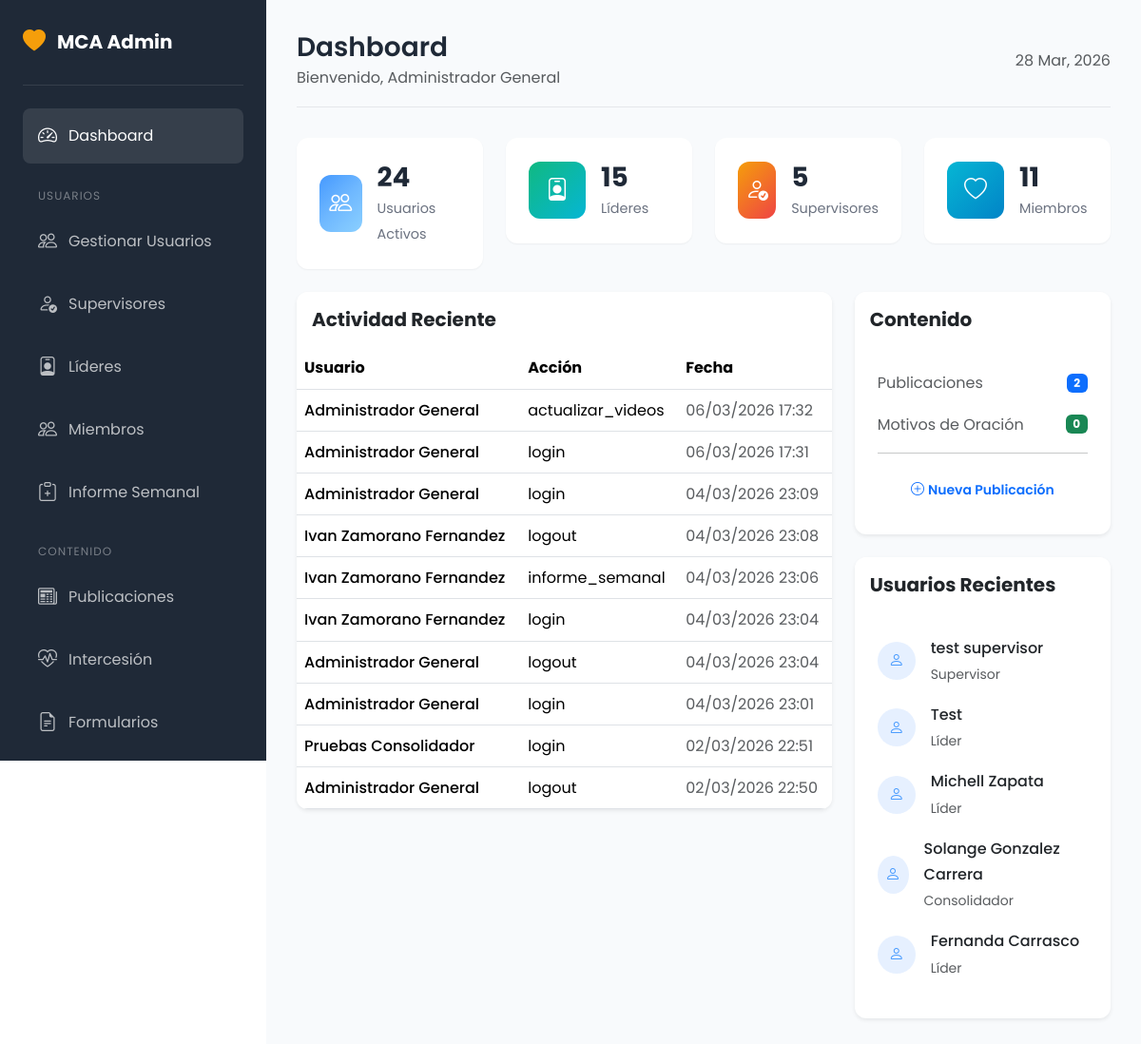
The page /MCA/admin/ (signed in) on the database its author committed.
### tables this page shows
CREATE TABLE `users` (
  `id` int(11) NOT NULL,
  `username` varchar(50) NOT NULL,
  `email` varchar(100) NOT NULL,
  `password` varchar(255) NOT NULL,
  `full_name` varchar(100) NOT NULL,
  `phone` varchar(20) DEFAULT NULL,
  `role` enum('admin','supervisor','lider','consolidador','admin_jovenes','admin_mujeres','admin_varones','admin_juveniles','admin_niños','admin_intercesion','user') NOT NULL DEFAULT 'user',
  `is_active` tinyint(1) NOT NULL DEFAULT 1,
  `created_at` timestamp NOT NULL DEFAULT current_timestamp(),
  `updated_at` timestamp NOT NULL DEFAULT current_timestamp() ON UPDATE current_timestamp()
);

CREATE TABLE `actividad_log` (
  `id` int(11) NOT NULL,
  `user_id` int(11) DEFAULT NULL,
  `accion` varchar(100) NOT NULL,
  `descripcion` text DEFAULT NULL,
  `ip_address` varchar(45) DEFAULT NULL,
  `created_at` timestamp NOT NULL DEFAULT current_timestamp()
);

### MCA/includes/functions.php (called while the page is built, shortened)
<?php
function getCurrentUser() {
    if (isset($_SESSION['user_id'])) {
        try {
            $pdo = getConnection();
            $stmt = $pdo->prepare("SELECT * FROM users WHERE id = ? AND is_active = 1");
            $stmt->execute([$_SESSION['user_id']]);
            return $stmt->fetch();
        } catch (Exception $e) {
            return null;
        }
    }
    return null;
}
function sanitize($input) {
    return htmlspecialchars(trim($input), ENT_QUOTES, 'UTF-8');
}
function formatDate($date, $format = 'd/m/Y') {
    return date($format, strtotime($date));
}
function getRoleName($role) {
    $roles = [
        'admin' => 'Administrador',
        'supervisor' => 'Supervisor',
        'lider' => 'Líder',
        'user' => 'Usuario',
        'admin_jovenes' => 'Admin Jóvenes',
        'admin_mujeres' => 'Admin Mujeres',
        'admin_varones' => 'Admin Varones',
        'admin_juveniles' => 'Admin Juveniles',
        'admin_niños' => 'Admin Niños',
        'admin_intercesion' => 'Admin Intercesión',
        'sub_administrador' => 'Consolidador'
    ];
    return $roles[$role] ?? ucfirst($role);
}

### MCA/admin/index.php (the view, shortened to what this page needs)
<?php
require_once __DIR__ . '/../includes/functions.php';
$pdo = getConnection();
$stats = [
    'usuarios' => $pdo->query("SELECT COUNT(*) FROM users WHERE is_active = 1")->fetchColumn(),
    'lideres' => $pdo->query("SELECT COUNT(*) FROM users WHERE role = 'lider' AND is_active = 1")->fetchColumn(),
    'supervisores' => $pdo->query("SELECT COUNT(*) FROM users WHERE role = 'supervisor' AND is_active = 1")->fetchColumn(),
    'miembros' => $pdo->query("SELECT COUNT(*) FROM miembros WHERE is_active = 1")->fetchColumn(),
    'publicaciones' => $pdo->query("SELECT COUNT(*) FROM publicaciones WHERE estado = 'publicado'")->fetchColumn(),
    'intercesion' => $pdo->query("SELECT COUNT(*) FROM intercesion WHERE estado = 'activo'")->fetchColumn(),
];
$recentActivity = $pdo->query("
    SELECT a.*, u.full_name
    FROM actividad_log a
    JOIN users u ON a.user_id = u.id
    ORDER BY a.created_at DESC
    LIMIT 10
")->fetchAll();
$recentUsers = $pdo->query("SELECT * FROM users ORDER BY created_at DESC LIMIT 5")->fetchAll();
?>
<!DOCTYPE html>
<html lang="es">
<head>
    <link href="https://cdn.jsdelivr.net/npm/bootstrap@5.3.2/dist/css/bootstrap.min.css" rel="stylesheet">
    <link href="https://cdn.jsdelivr.net/npm/bootstrap-icons@1.11.1/font/bootstrap-icons.css" rel="stylesheet">
    <link href="<?= BASE_URL ?>/public/css/diseño.css" rel="stylesheet">
</head>
<body>
    <?php include __DIR__ . '/sidebar.php'; ?>
    <div class="admin-content">
        <div class="admin-header">
            <div>
                <h1>Dashboard</h1>
                <p class="text-muted mb-0">Bienvenido, <?= sanitize($user['full_name']) ?></p>
            </div>
            <div class="d-flex align-items-center gap-3">
                <span class="text-muted"><?= date('d M, Y') ?></span>
            </div>
        </div>
        <div class="row g-4 mb-4">
            <div class="col-lg-3 col-md-6">
                <div class="stat-card">
                    <div class="icon primary">
                        <i class="bi bi-people"></i>
                    </div>
                    <div class="info">
                        <h3><?= $stats['usuarios'] ?></h3>
                        <span>Usuarios Activos</span>
                    </div>
                </div>
            </div>
            <div class="col-lg-3 col-md-6">
                <div class="stat-card">
                    <div class="icon success">
                        <i class="bi bi-person-badge"></i>
                    </div>
                    <div class="info">
                        <h3><?= $stats['lideres'] ?></h3>
                        <span>Líderes</span>
                    </div>
                </div>
            </div>
            <div class="col-lg-3 col-md-6">
                <div class="stat-card">
                    <div class="icon warning">
                        <i class="bi bi-person-check"></i>
                    </div>
                    <div class="info">
                        <h3><?= $stats['supervisores'] ?></h3>
                        <span>Supervisores</span>
                    </div>
                </div>
            </div>
            <div class="col-lg-3 col-md-6">
                <div class="stat-card">
                    <div class="icon info">
                        <i class="bi bi-heart"></i>
                    </div>
                    <div class="info">
                        <h3><?= $stats['miembros'] ?></h3>
                        <span>Miembros</span>
                    </div>
                </div>
            </div>
        </div>
        <div class="row g-4">
            <div class="col-lg-8">
                <div class="card border-0 shadow-sm">
                    <div class="card-header bg-white border-0 py-3">
                        <h5 class="mb-0 fw-bold">Actividad Reciente</h5>
                    </div>
                    <div class="card-body p-0">
                        <div class="table-responsive">
                            <table class="table table-hover mb-0">
                                <thead class="bg-light">
                                    <tr>
                                        <th>Usuario</th>
                                        <th>Acción</th>
                                        <th>Fecha</th>
                                    </tr>
                                </thead>
                                <tbody>
                                    <?php foreach ($recentActivity as $activity): ?>
                                    <tr>
                                        <td class="fw-medium"><?= sanitize($activity['full_name']) ?></td>
                                        <td><?= sanitize($activity['accion']) ?></td>
                                        <td class="text-muted"><?= formatDate($activity['created_at'], 'd/m/Y H:i') ?></td>
                                    </tr>
                                    <?php endforeach; ?>
                                </tbody>
                            </table>
                        </div>
                    </div>
                </div>
            </div>
            <div class="col-lg-4">
                <div class="card border-0 shadow-sm mb-4">
                    <div class="card-header bg-white border-0 py-3">
                        <h5 class="mb-0 fw-bold">Contenido</h5>
                    </div>
                    <div class="card-body">
                        <div class="d-flex justify-content-between align-items-center mb-3">
                            <span class="text-muted">Publicaciones</span>
                            <span class="badge bg-primary"><?= $stats['publicaciones'] ?></span>
                        </div>
                        <div class="d-flex justify-content-between align-items-center mb-3">
                            <span class="text-muted">Motivos de Oración</span>
                            <span class="badge bg-success"><?= $stats['intercesion'] ?></span>
                        </div>
                        <hr>
                        <a href="<?= BASE_URL ?>/admin/publicaciones.php" class="btn btn-outline-primary btn-sm w-100">
                            <i class="bi bi-plus-circle me-1"></i>Nueva Publicación
                        </a>
                    </div>
                </div>
                <div class="card border-0 shadow-sm">
                    <div class="card-header bg-white border-0 py-3">
                        <h5 class="mb-0 fw-bold">Usuarios Recientes</h5>
                    </div>
                    <div class="card-body">
                        <?php foreach ($recentUsers as $u): ?>
                        <div class="d-flex align-items-center mb-3">
                            <div class="rounded-circle bg-primary bg-opacity-10 d-flex align-items-center justify-content-center me-3" style="width: 40px; height: 40px;">
                                <i class="bi bi-person text-primary"></i>
                            </div>
                            <div>
                                <p class="mb-0 fw-medium"><?= sanitize($u['full_name']) ?></p>
                                <small class="text-muted"><?= getRoleName($u['role']) ?></small>
                            </div>
                        </div>
                        <?php endforeach; ?>
                    </div>
                </div>
            </div>
        </div>
    </div>
</body>
</html>

### MCA/public/css/diseño.css (style rules this page uses)
:root { --primary-color: #4599FE; --primary-dark: #2f7CE6; --primary-light: #74B9FF; --secondary-color: #f59e0b; --secondary-dark: #d97706; --accent-color: #10b981; --dark-color: #1f2937; --light-color: #f3f4f6; --gradient-primary: linear-gradient(135deg, #4599FE 0%, #6FB8FF 50%, #8BD0FF 100%); --gradient-secondary: linear-gradient(135deg, #f59e0b 0%, #ef4444 100%); --gradient-accent: linear-gradient(135deg, #10b981 0%, #06b6d4 100%); --gradient-dark: linear-gradient(135deg, #1f2937 0%, #374151 100%); --font-primary: 'Poppins', sans-serif; --font-display: 'Playfair Display', serif; --shadow-sm: 0 1px 2px rgba(0,0,0,0.05); --shadow-md: 0 4px 6px -1px rgba(0,0,0,0.1), 0 2px 4px -1px rgba(0,0,0,0.06); --shadow-lg: 0 10px 15px -3px rgba(0,0,0,0.1), 0 4px 6px -2px rgba(0,0,0,0.05); --shadow-xl: 0 20px 25px -5px rgba(0,0,0,0.1), 0 10px 10px -5px rgba(0,0,0,0.04); --border-radius: 12px; --transition: all 0.3s ease; }
* { margin: 0; padding: 0; box-sizing: border-box; }
body { font-family: var(--font-primary); font-size: 16px; line-height: 1.7; color: var(--dark-color); background-color: #ffffff; overflow-x: hidden; }
html { overflow-x: hidden; }
h1, h2, h3, h4, h5, h6 { font-family: var(--font-primary); font-weight: 600; line-height: 1.3; margin-bottom: 1rem; }
a { text-decoration: none; transition: var(--transition); }
.text-primary { color: var(--primary-color) !important; }
.btn { font-weight: 600; padding: 0.75rem 1.5rem; border-radius: 50px; transition: var(--transition); border: none; }
.card { border: none; border-radius: var(--border-radius); overflow: hidden; transition: var(--transition); box-shadow: var(--shadow-md); background: white; }
.card-body { padding: 1.5rem; }
.admin-content { margin-left: 280px; padding: 2rem; min-height: 100vh; background: #f8fafc; }
.admin-header { display: flex; justify-content: space-between; align-items: center; margin-bottom: 2rem; padding-bottom: 1rem; border-bottom: 1px solid #e5e7eb; }
.admin-header h1 { font-size: 1.75rem; margin-bottom: 0; }
.stat-card { background: white; border-radius: var(--border-radius); padding: 1.5rem; box-shadow: var(--shadow-sm); display: flex; align-items: center; gap: 1rem; }
.stat-card .icon { width: 60px; height: 60px; border-radius: 12px; display: flex; align-items: center; justify-content: center; font-size: 1.5rem; color: white; }
.stat-card .icon.primary { background: var(--gradient-primary); }
.stat-card .icon.success { background: var(--gradient-accent); }
.stat-card .icon.warning { background: var(--gradient-secondary); }
.stat-card .icon.info { background: linear-gradient(135deg, #06b6d4 0%, #0284c7 100%); }
.stat-card .info h3 { font-size: 1.75rem; font-weight: 700; margin-bottom: 0; }
.stat-card .info span { color: #6b7280; font-size: 0.9rem; }
.container, .container-fluid, .row { box-sizing: border-box; }

### rows shown on the page
users: full_name "Administrador General"
actividad_log: user.full_name "Administrador General", accion "actualizar_videos", created_at "06/03/2026 17:32"
actividad_log: user.full_name "Administrador General", accion "login", created_at "06/03/2026 17:31"
actividad_log: user.full_name "Administrador General", accion "login", created_at "04/03/2026 23:09"
actividad_log: user.full_name "Ivan Zamorano Fernandez", accion "logout", created_at "04/03/2026 23:08"
actividad_log: user.full_name "Ivan Zamorano Fernandez", accion "informe_semanal", created_at "04/03/2026 23:06"
actividad_log: user.full_name "Ivan Zamorano Fernandez", accion "login", created_at "04/03/2026 23:04"
actividad_log: user.full_name "Administrador General", accion "logout", created_at "04/03/2026 23:04"
actividad_log: user.full_name "Administrador General", accion "login", created_at "04/03/2026 23:01"
actividad_log: user.full_name "Pruebas Consolidador", accion "login", created_at "02/03/2026 22:51"
actividad_log: user.full_name "Administrador General", accion "logout", created_at "02/03/2026 22:50"
users: full_name "test supervisor", role "Supervisor"
users: full_name "Test", role "Líder"
users: full_name "Michell Zapata", role "Líder"
users: full_name "Solange Gonzalez Carrera", role "Consolidador"
users: full_name "Fernanda Carrasco", role "Líder"

### other values the page prints
$stats['usuarios'] "24"
$stats['lideres'] "15"
$stats['supervisores'] "5"
$stats['miembros'] "11"
$stats['publicaciones'] "2"
$stats['intercesion'] "0"
